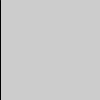
Frame 1 (no input)
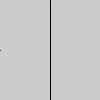
Frame 2 (the mouse pressed at the canvas centre, redrawn once)

The Processing sketch that drew these frames (run headless with seeded random() and noise(); the mouse was pressed at the canvas centre and the sketch redrawn once):

// Processing sketch: sketch_7_29
// ── sketch_7_29.pde
void setup(){
  size(100,100);
  noLoop(); //draw only happens once
}

void draw(){
  background(204);
  line(mouseX, 0, mouseX, 100);
  line(0, mouseY, 0, mouseY);
}

void mousePressed(){
  redraw();
}
